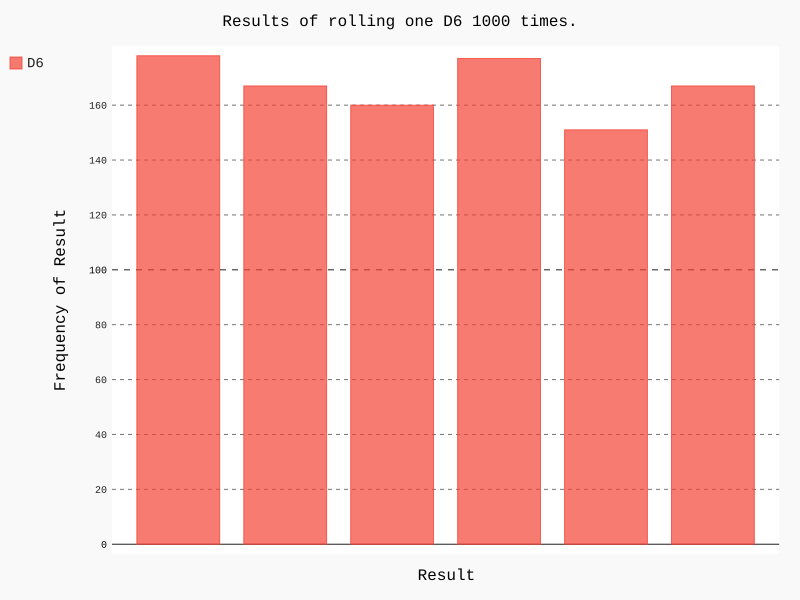

Here is the Python script that generated this plot:
#!/usr/bin/python3
from die import Die
import pygal

#创建一个D6
die=Die()

#掷几个骰子，并将结果存储在一个列表中
results=[]
for roll_num in range(1000):
    result=die.roll()
    results.append(result)

#print(results)
#分析结果
frequencies=[]
for value in range(1,die.num_sides+1):
    frequency=results.count(value)
    frequencies.append(frequency)

#对结果进行可视化
hist=pygal.Bar()

hist.title="Results of rolling one D6 1000 times."
#hist.x_lables=['1','2','3','4','5','6']
hist.x_lables=[i for i in range(1,7)]
hist.x_title="Result"
hist.y_title="Frequency of Result"

hist.add('D6',frequencies)
hist.render_to_file('die_visual.svg')
